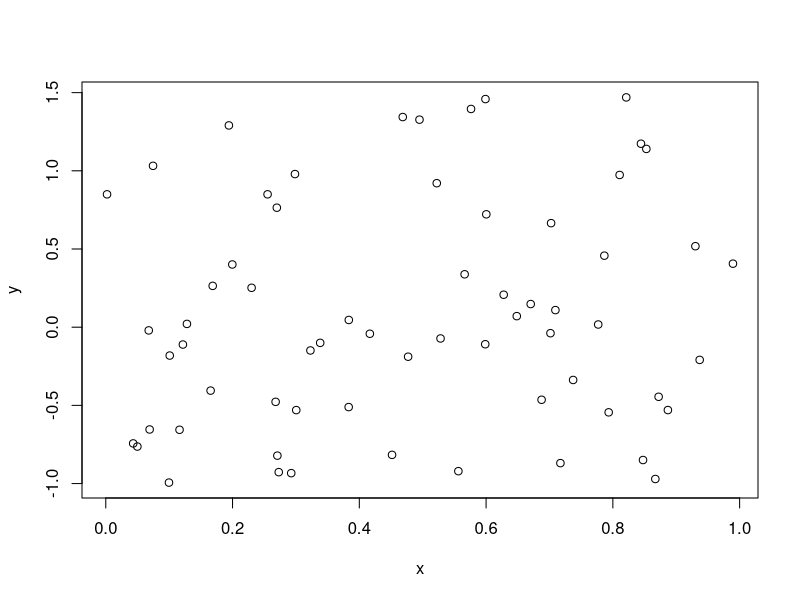
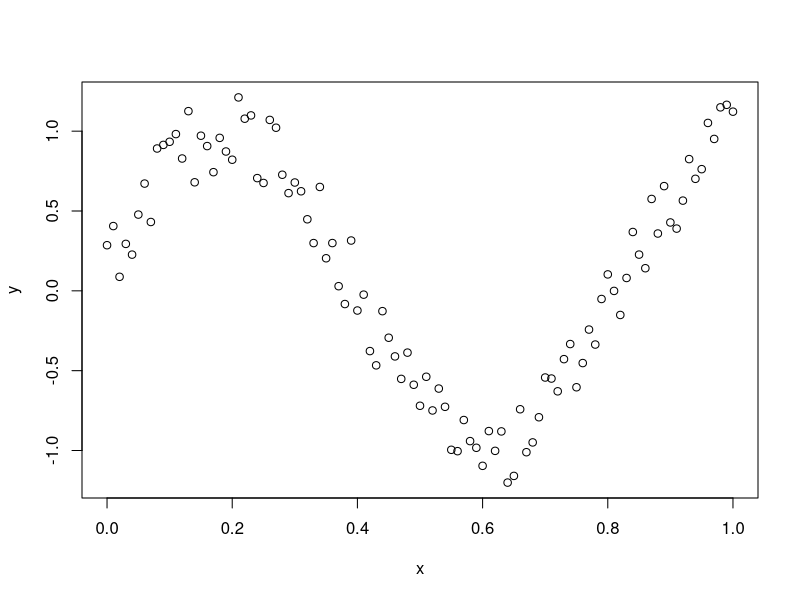
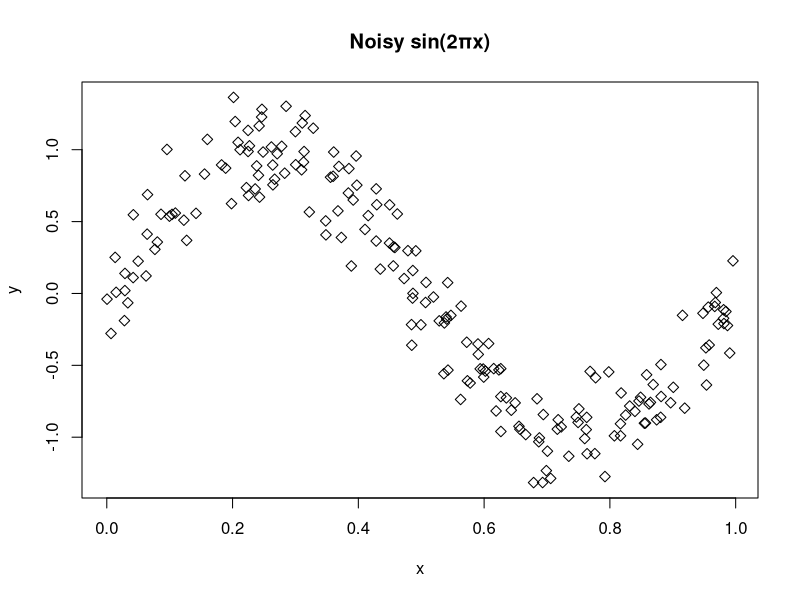

The R source for these figures, in order:
# naive data
createData <- function(n){
  x <- runif(n, 0, 1)
  y <- runif(n, -1, 1.5)
  plot(x,y)
}
createData(64)

# first try to generate a sin-curve
createSinData <- function(n){
  x <-seq(0,1,by= 1/n)
  y <- (sin(seq(-1,1.5,by= 2.5/n)*-3) + runif(n, -0.25, 0.25))
  print(y)
  plot(x,y)
}
createSinData(100)

# data modelling example 6.3
createSinDataExample <- function(n, sigma = 0.2, plot = TRUE) {
  x <- runif(n, 0, 1)
  eps <- rnorm(n, mean = 0, sd = sigma)
  y <- sin(2 * pi * x) + eps
  
  if (plot) {
    plot(x, y, pch = 5, main = "Noisy sin(2πx)")
  }
  
  data.frame(x = x, y = y)
}
createSinDataExample(200)


       
